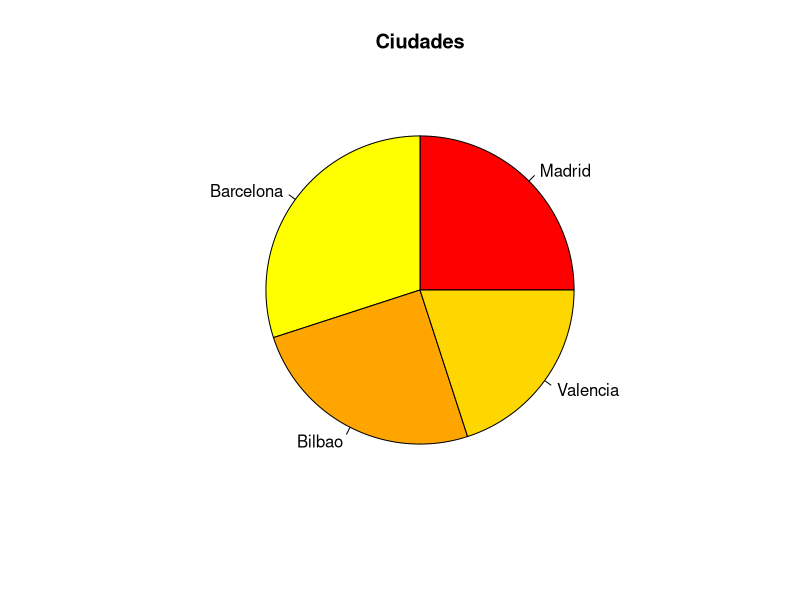
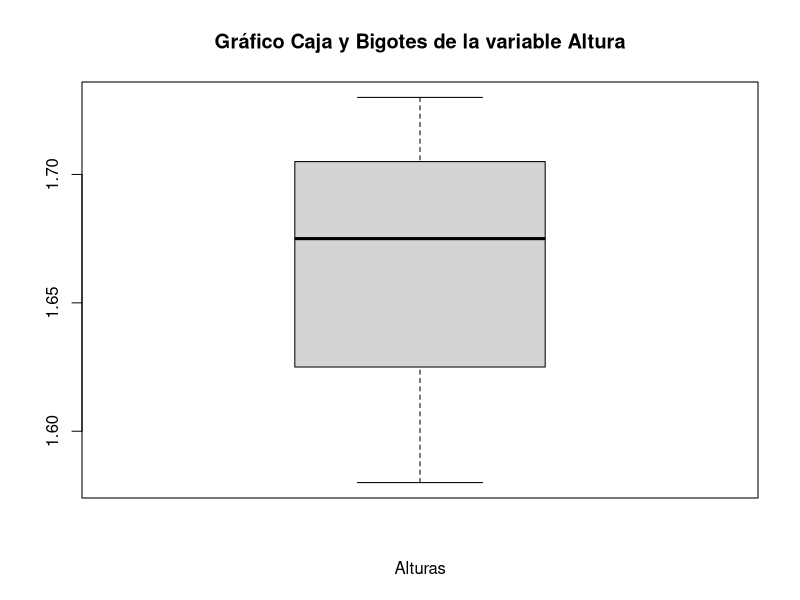
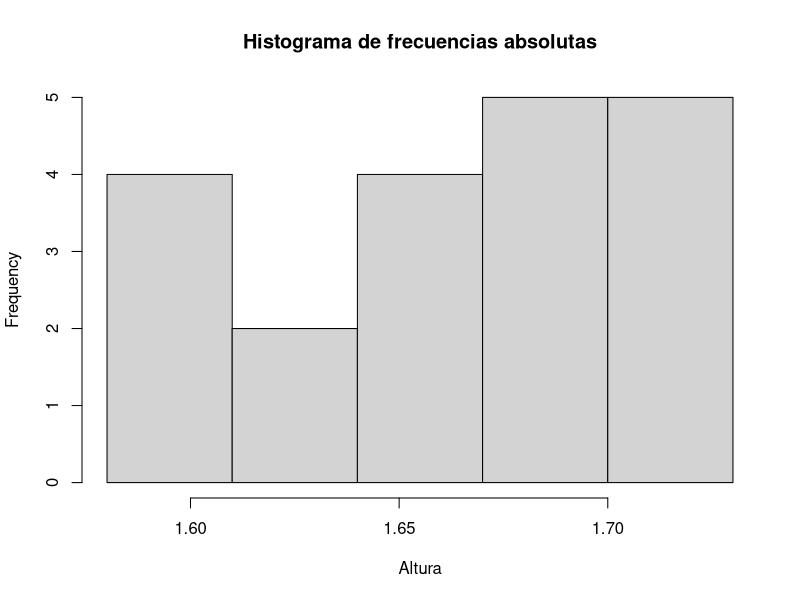

Recreate these plots in R, in order.
#1)
Altura = c(1.71, 1.68, 1.58, 1.67, 1.71, 1.69, 1.67, 1.58, 1.61, 1.62, 1.72, 1.72, 1.68, 1.73, 1.58, 1.63, 1.70, 1.65, 1.65, 1.68)
Ciudad <- factor (c("Madrid", "Barcelona", "Bilbao", "Barcelona", "Bilbao", "Valencia", "Madrid", "Barcelona", "Bilbao", "Barcelona", "Bilbao", "Valencia", "Valencia", "Madrid", "Valencia", "Madrid", "Madrid", "Barcelona", "Bilbao", "Barcelona"), levels = c("Madrid", "Barcelona", "Bilbao", "Valencia"))
data.frame(Ciudad,Altura) #Para que lo veas ordenado

#2)
Media = mean(Altura)
Mediana = median(Altura)
RIQ = IQR(Altura, na.rm = FALSE)

#3)
quantile(Altura, probs = (0.6))
quantile(Altura, probs = (0.88))

#4)
quasivar = var(Altura, na.rm = FALSE)
var = quasivar * 19/20
dt = sqrt(var)

#5) Para saber si es homogénea, debemos calcular su coeficiente de variación.
CV = dt/Media
#Como podemos apreciar, a pesar de que el coeficiente de variación de Pearson es cercano a 0, no es 0, así que no podemos decir que la altura es homogénea en su totalidad.

#6)
diagrama_de_sectores = pie(table(Ciudad), col = c("red","yellow","orange","gold"), main = "Ciudades")

#7)
boxplot(Altura, xlab = "Alturas", main = "Gráfico Caja y Bigotes de la variable Altura", range = 0)
#No existe ningún dato atípico, este gráfico nos lo mostraría.

#8)
k = 5
A = diff(range(Altura))/k
L1 = min(Altura)
L = L1+A*(0:k)
marcas = (L[1:k]+L[1:k+1])/2 
Altura_agrupada = cut(Altura, breaks=L, right=FALSE, include.lowes = TRUE)

#9)
fabs = table(Altura_agrupada)
frel = prop.table(Altura)
fabsacu = cumsum(fabs)
frelacu = cumsum(frel)
TABLA <- data.frame(fabs)

#10)
hist(Altura, breaks=L, main = "Histograma de frecuencias absolutas")